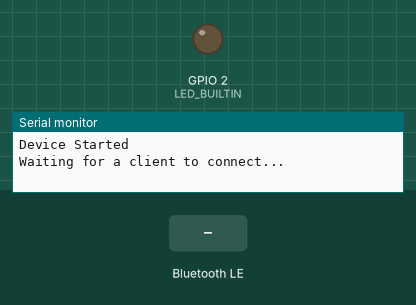
Bench run of a program on a simulated ESP32. Parts: output pins drawn as LEDs (lit = HIGH), the last lines printed to the serial monitor. The test bench sets the inputs (shaded band). Nothing arrives over Bluetooth unless stated; a phone connects over Bluetooth LE 3 s after start.

Above: at 1.2 s.
1.3 s: Bluetooth LE write "ON" received
At 2.0 s:
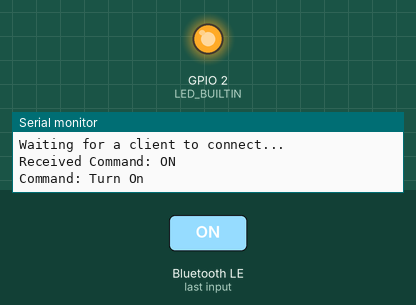
4.3 s: Bluetooth LE write "OFF" received
At 5.5 s:
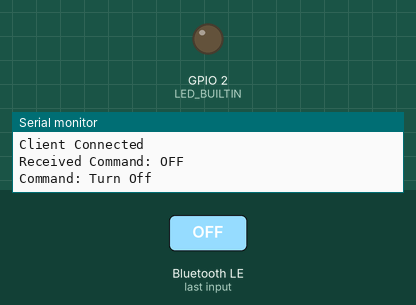
Timing chart, 0 to 7.3 s (numbered marks = the images above; inputs shaded):
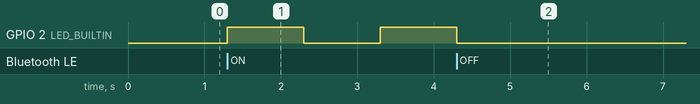

Measured:
- after the input at 1.3 s, GPIO 2 (LED_BUILTIN): LOW → HIGH at once, → LOW 1.0 s later, → HIGH 1.0 s later
- after the input at 4.3 s, GPIO 2 (LED_BUILTIN): goes on until 4.3 s, then stays LOW

The program:

main.cpp
```cpp
#include <Arduino.h>
#include <BLEDevice.h>
#include <BLEUtils.h>
#include <BLEServer.h>
#include <BLE2902.h>

BLECharacteristic *pCharacteristic;
bool deviceConnected = false;
bool isLEDBlinking = false;
int delayInMilis = 1000;

// Define the service and characteristic UUIDs
#define SERVICE_UUID        "12345678-1234-1234-1234-123456789012"
#define CHARACTERISTIC_UUID "abcd1234-5678-1234-1234-123456789abc"

class MyServerCallbacks: public BLEServerCallbacks {
  void onConnect(BLEServer* pServer) {
    deviceConnected = true;
    Serial.println("Client Connected");
  }

  void onDisconnect(BLEServer* pServer) {
    deviceConnected = false;
    Serial.println("Client Disconnected");
  }
};

class MyCharacteristicCallbacks: public BLECharacteristicCallbacks {
  void onWrite(BLECharacteristic *pCharacteristic) {
    String value = pCharacteristic->getValue().c_str();
    Serial.print("Received Command: ");
    Serial.println(value);

    if (value == "ON") {
      Serial.println("Command: Turn On");
      isLEDBlinking = true;
    } else if (value == "OFF") {
      Serial.println("Command: Turn Off");
      isLEDBlinking = false;
    }else if(value == "PLUS") {
      delayInMilis += 1000;
      Serial.print("Current Delay : ");
      Serial.println(delayInMilis);
    }else if(value == "MINUS"){
      if(delayInMilis > 1000){
        delayInMilis -= 1000;
        Serial.print("Current Delay : ");
        Serial.println(delayInMilis);
      }
    }else {
      Serial.println("Unknown command");
    }
  }
};

void setup() {
  Serial.begin(921600);

  Serial.println("Device Started");

  BLEDevice::init("ESP32_BLE_Server_UNIX");

  BLEServer *pServer = BLEDevice::createServer();
  pServer->setCallbacks(new MyServerCallbacks());

  BLEService *pService = pServer->createService(SERVICE_UUID);

  pCharacteristic = pService->createCharacteristic(
                        CHARACTERISTIC_UUID,
                        BLECharacteristic::PROPERTY_WRITE |
                        BLECharacteristic::PROPERTY_READ |
                        BLECharacteristic::PROPERTY_NOTIFY
                      );

  pCharacteristic->setCallbacks(new MyCharacteristicCallbacks());

  pService->start();

  BLEAdvertising *pAdvertising = pServer->getAdvertising();
  pAdvertising->start();

  Serial.println("Waiting for a client to connect...");
  pinMode(LED_BUILTIN, OUTPUT);
}

void loop() {
  if(isLEDBlinking){
    digitalWrite(LED_BUILTIN, HIGH);
    delay(delayInMilis);
    digitalWrite(LED_BUILTIN, LOW);
    delay(delayInMilis);
  } else {
    digitalWrite(LED_BUILTIN, LOW);
  }
}
```
